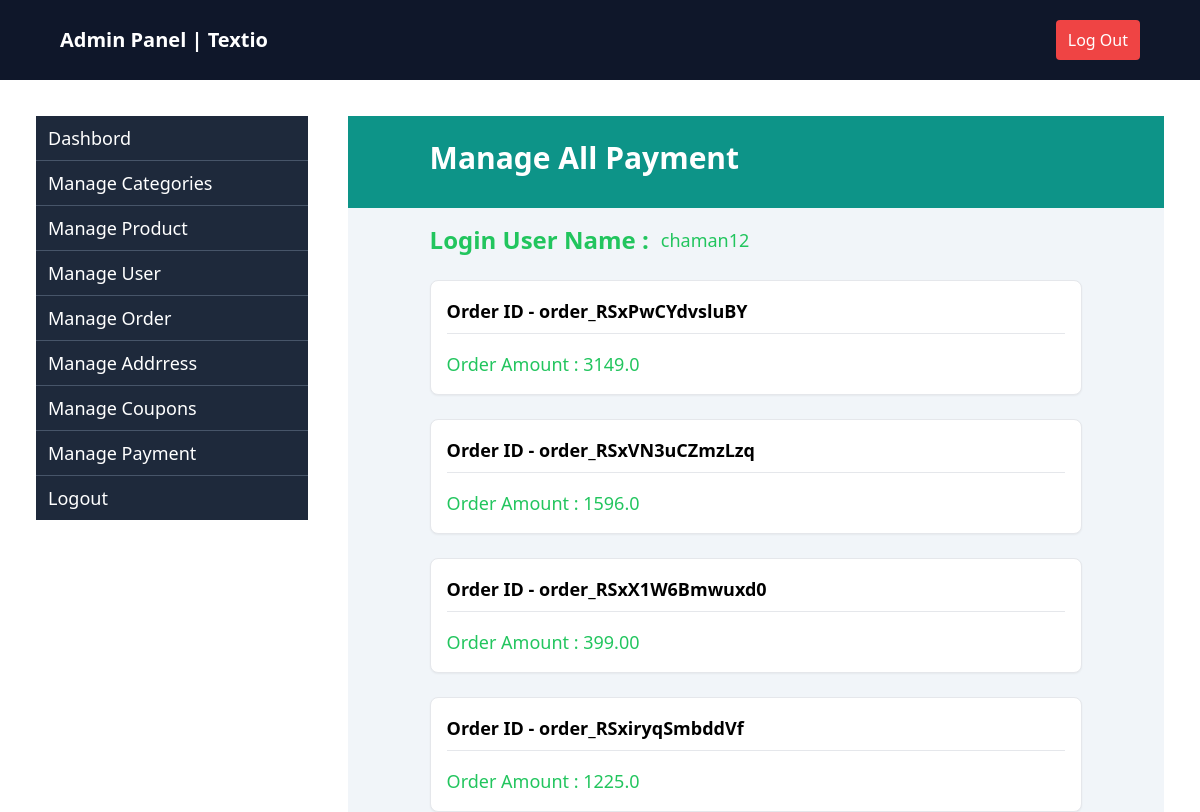
Before: /manage-payment/ (signed in) with the older database file.
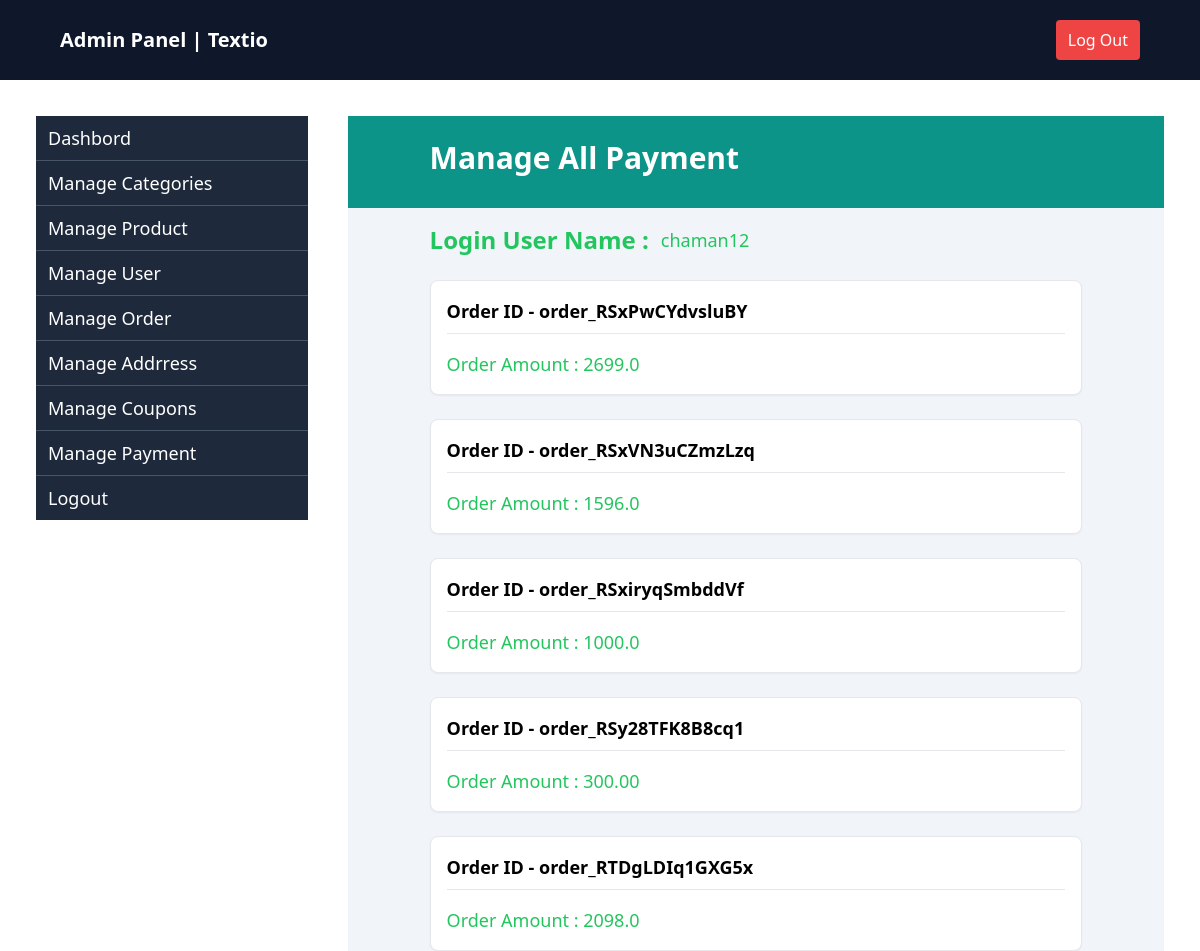
After: the same page with the newer database file.
### apptextio/models.py (models this page shows, shortened)
class Order(models.Model):
    user = models.ForeignKey(User, on_delete=models.CASCADE,blank=True,null=True)
    temp_user = models.CharField(max_length=50,blank=True,null=True)
    isordered = models.BooleanField(default=False)
    address = models.ForeignKey("Address", on_delete=models.CASCADE, blank=True, null=True)
    coupon_id = models.ForeignKey("Coupon",on_delete=models.CASCADE, blank=True, null=True)
    create_at =models.DateTimeField(auto_now=True, blank=True, null=True)
    razor_pay_order_id = models.CharField(max_length=100, blank=True, null=True)
    razor_pay_payment_id = models.CharField(max_length=100, blank=True, null=True)
    razor_pay_payment_signature = models.CharField(max_length=100, blank=True, null=True)
    from_buynow = models.BooleanField(default=False)
    def gettotaldiscountamount(self):
        total_discount = Decimal(0.00)
        item_discount = 0
        for item in OrderItem.objects.filter(order_id=self.id):
            item_discount += item.total_discount_price()
            total_discount = Decimal(str(item_discount))
        return total_discount
    def getpayableamount(self):
        if self.coupon_id:
            getpayableamount = Decimal(str(self.gettotaldiscountamount() - self.coupon_id.amount))
            return  getpayableamount
        else:
            getpayableamount = Decimal(str(self.gettotaldiscountamount()))
            return  getpayableamount

class OrderItem(models.Model):
    temp_user = models.CharField(max_length=50,blank=True,null=True)
    order_id = models.ForeignKey("Order", on_delete=models.CASCADE,blank=True,null=True, related_name="items")
    product_id = models.ForeignKey(Product, on_delete=models.CASCADE)
    qty = models.IntegerField(default=1)
    isordered = models.BooleanField(default=False)
    def total_discount_price(self):
        total_discount_price = Decimal(str(self.product_id.dis_price*self.qty))
        return total_discount_price

class Product(models.Model):
    category = models.ForeignKey(Category, on_delete=models.CASCADE)
    brand = models.CharField(max_length=50)
    title = models.CharField(max_length=200)
    image = models.ImageField(upload_to="photo/")
    description = models.TextField()
    price = models.FloatField(default=0)
    dis_price = models.FloatField(default=None, blank=True, null=True)
    size = models.ManyToManyField(SizeVariant, related_name="products", blank=True)

class Coupon(models.Model):
    code = models.CharField(max_length=200)
    amount = models.DecimalField(max_digits=7,decimal_places=2)

### apptextio/admin_views.py (the view)
# urls.py: path("manage-payment/",managePayment,name="managepayment"),
def managePayment(request):
    data = {}
    data['orders'] = Order.objects.filter(user=request.user , isordered = True)
    return render(request, 'admin/manage_payment.html', data)

### apptextio/context_processors.py (called while the page is built)
def no_of_orderitms(request):
    numbers = 0
    try:
        order = Order.objects.filter(user=request.user,isordered=False,from_buynow=False).first()
        if order:
            orderitems = OrderItem.objects.filter(user=request.user,order_id=order)
            numbers = orderitems.count()
        return {"numbers":numbers}
    except:
        return {"numbers":numbers}

### apptextio/templates/admin/manage_payment.html (shortened to what this page needs)
{% extends 'admin/admin_base.html' %}
{% load tailwind_filters %}
{% block content %}
<div class="bg-slate-100 flex flex-1 flex-col">
    <div class="flex-1 bg-teal-600 text-white px-[10%] py-6">
        <h2 class="text-3xl font-semibold">Manage All Payment</h2>
    </div>
    <div class="flex mt-4 gap-5 px-[10%]">
        <div class="w-full">
            <div class="flex items-center gap-3">
                <p class="text-2xl font-bold text-green-500">Login User Name :</p><span class="text-green-500 text-lg">
                    {{user.username}}</span>
            </div>
            {% for order in orders %}
            <div class="flex flex-col gap-4 mt-6 border rounded-lg bg-white shadow-sm p-4">
                <div class="flex items-center justify-between border-b pb-2">
                    <h2 class="text-lg font-semibold">Order ID - {{ order.razor_pay_order_id }}</h2>
                </div>
                <div class="flex">
                    <span class="text-green-500 text-lg">Order Amount : {{order.getpayableamount}}</span>
                </div>
            </div>
            {% endfor %}
        </div>
    </div>
</div>
{% endblock %}

Changed rows visible on the page:
removed Order: razor_pay_order_id "order_RSxX1W6Bmwuxd0", getpayableamount "399.00"
changed through a linked row, Order "order_RSxPwCYdvsluBY": getpayableamount "3149.0" → "2699.0"
changed through a linked row, Order "order_RSxiryqSmbddVf": getpayableamount "1225.0" → "1000.0"
added Order: razor_pay_order_id "order_RSy28TFK8B8cq1", getpayableamount "300.00"
added Order: razor_pay_order_id "order_RTDgLDIq1GXG5x", getpayableamount "2098.0"
